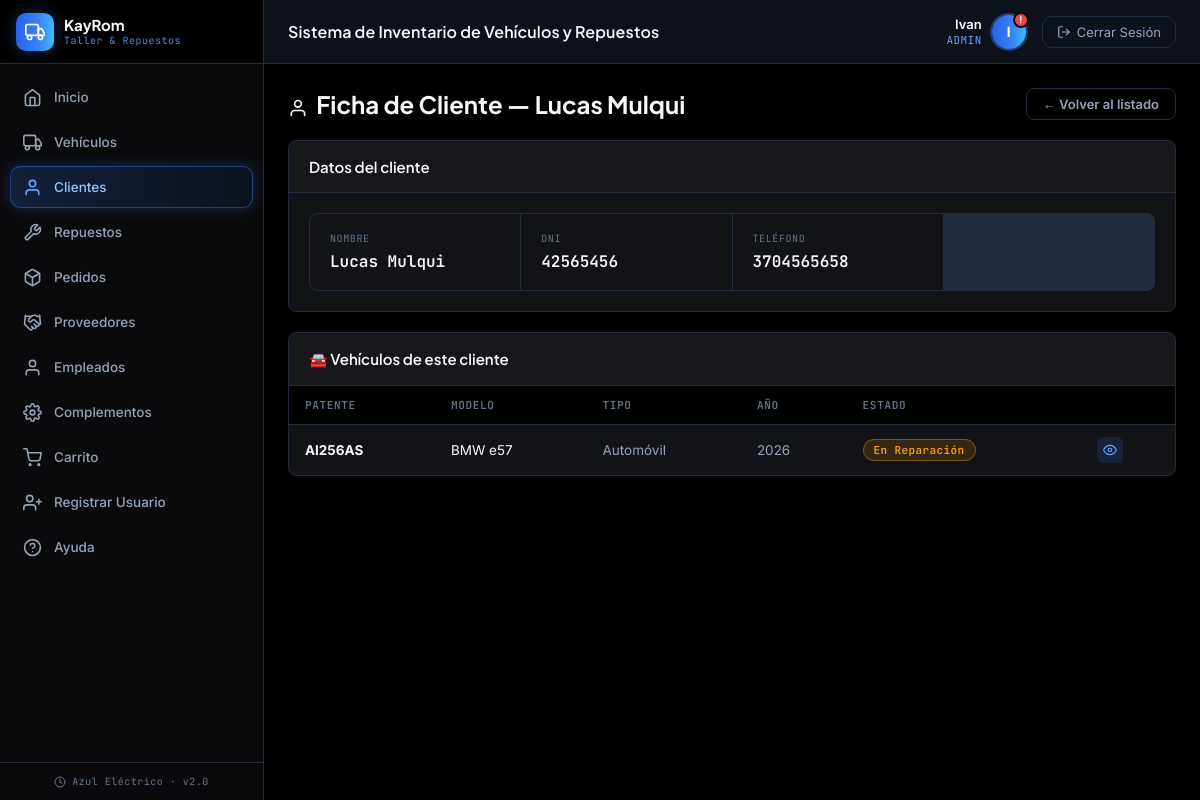
The page /index.php?page=clientes&action=verFicha&id=2 (signed in) on the database its author committed.
### tables this page shows
CREATE TABLE `cliente` (
  `id` int NOT NULL AUTO_INCREMENT,
  `nombre` varchar(60) NOT NULL,
  `apellido` varchar(60) NOT NULL,
  `dni` varchar(20) NOT NULL,
  `telefono` varchar(30) DEFAULT NULL,
  PRIMARY KEY (`id`),
  UNIQUE KEY `uq_cliente_dni` (`dni`)
);

CREATE TABLE `vehiculo` (
  `id` int NOT NULL AUTO_INCREMENT,
  `cantidad_vehiculo` int DEFAULT '0',
  `patente` varchar(20) DEFAULT NULL,
  `numero_chasis` varchar(20) DEFAULT NULL,
  `numero_motor` varchar(30) DEFAULT NULL,
  `fecha_ingreso` datetime DEFAULT NULL,
  `compatibilidad_repuestos_id` int DEFAULT '0',
  `tipo_vehiculo_id` int DEFAULT NULL,
  `modelo_vehiculo_id` int DEFAULT NULL,
  `estado_taller` varchar(30) NOT NULL DEFAULT 'En Diagnóstico',
  `kilometraje` int NOT NULL DEFAULT '0',
  `anio` int DEFAULT NULL,
  `cliente_id` int DEFAULT NULL,
  PRIMARY KEY (`id`),
  KEY `tipo_vehiculo_id` (`tipo_vehiculo_id`),
  KEY `modelo_vehiculo_id` (`modelo_vehiculo_id`),
  KEY `fk_vehiculo_cliente` (`cliente_id`),
  CONSTRAINT `fk_vehiculo_cliente` FOREIGN KEY (`cliente_id`) REFERENCES `cliente` (`id`) ON DELETE SET NULL,
  CONSTRAINT `vehiculo_ibfk_1` FOREIGN KEY (`tipo_vehiculo_id`) REFERENCES `tipo_vehiculo` (`id`),
  CONSTRAINT `vehiculo_ibfk_2` FOREIGN KEY (`modelo_vehiculo_id`) REFERENCES `modelo_vehiculo` (`id`)
);

CREATE TABLE `modelo_vehiculo` (
  `id` int NOT NULL AUTO_INCREMENT,
  `modelo_vehiculo` varchar(45) NOT NULL,
  `anio_vehiculo` int DEFAULT NULL,
  PRIMARY KEY (`id`)
);

CREATE TABLE `tipo_vehiculo` (
  `id` int NOT NULL AUTO_INCREMENT,
  `tipo_vehiculo` varchar(100) NOT NULL,
  PRIMARY KEY (`id`)
);

### backend/clientes/controllers/ClienteController.php (called while the page is built, shortened)
<?php
class ClienteController {
    private $model;
    public function __construct() {
        $this->model = new ClienteModel();
    }
    public function verFicha() {
        $id = (int)($_GET['id'] ?? 0);
        $data = [
            'cliente'    => $this->model->getById($id),
            'vehiculos'  => $this->model->getVehiculos($id),
            'activePage' => 'clientes'
        ];
        require_once 'backend/clientes/views/cliente_ficha.php';
    }
}

### config/base_datos.php (called while the page is built, shortened)
<?php
class Database {
    private static $instance = null;
    public $conexion;
    private function __construct() {
        $this->conexion = new mysqli("localhost", "root", "Migue123456", "soft_kayrom");
        $this->conexion->set_charset("utf8");
    }
    public static function getInstance() {
        if (self::$instance === null) {
            self::$instance = new Database();
        }
        return self::$instance;
    }
    public function getConexion() {
        return $this->conexion;
    }
}

### backend/clientes/models/ClienteModel.php (called while the page is built, shortened)
<?php
class ClienteModel {
    private $db;
    public function __construct() {
        $this->db = Database::getInstance()->getConexion();
    }
    public function getById($id) {
        $id = (int)$id;
        $stmt = $this->db->prepare("SELECT * FROM cliente WHERE id = ?");
        $stmt->bind_param('i', $id);
        $stmt->execute();
        return $stmt->get_result()->fetch_assoc();
    }
    public function getVehiculos($clienteId) {
        $clienteId = (int)$clienteId;
        $sql = "SELECT v.*, mv.modelo_vehiculo, tv.tipo_vehiculo
                FROM vehiculo v
                LEFT JOIN modelo_vehiculo mv ON v.modelo_vehiculo_id = mv.id
                LEFT JOIN tipo_vehiculo tv ON v.tipo_vehiculo_id = tv.id
                WHERE v.cliente_id = $clienteId
                ORDER BY v.id DESC";
        $result = $this->db->query($sql);
        return $result ? $result->fetch_all(MYSQLI_ASSOC) : [];
    }
}

### backend/clientes/views/cliente_ficha.php (the view)
<?php
require_once 'compartidoCREO/views/encabezado.php';
$c = $data['cliente'];
?>
<div class="page-header">
    <h1><svg width="20" height="20" viewBox="0 0 24 24" fill="none" stroke="currentColor" stroke-width="2" stroke-linecap="round" stroke-linejoin="round" style="vertical-align:-4px;margin-right:4px;"><path d="M20 21v-2a4 4 0 0 0-4-4H8a4 4 0 0 0-4 4v2"/><circle cx="12" cy="7" r="4"/></svg> Ficha de Cliente — <?= htmlspecialchars(($c['nombre'] ?? '') . ' ' . ($c['apellido'] ?? '')) ?></h1>
    <a href="index.php?page=clientes" class="btn btn-ghost">&larr; Volver al listado</a>
</div>
<?php if (!$c): ?>
    <div class="panel"><div class="panel-body" style="padding:30px;text-align:center;color:var(--text-muted);">Cliente no encontrado.</div></div>
<?php else: ?>
<div class="panel" style="margin-bottom:20px;">
    <div class="panel-header"><div class="panel-title">Datos del cliente</div></div>
    <div class="panel-body" style="padding:20px;">
        <div class="spec-grid">
            <div class="spec-item"><div class="spec-label">Nombre</div><div class="spec-value"><?= htmlspecialchars($c['nombre'] . ' ' . $c['apellido']) ?></div></div>
            <div class="spec-item"><div class="spec-label">DNI</div><div class="spec-value"><?= htmlspecialchars($c['dni']) ?></div></div>
            <div class="spec-item"><div class="spec-label">Teléfono</div><div class="spec-value"><?= htmlspecialchars($c['telefono'] ?: '—') ?></div></div>
        </div>
    </div>
</div>
<div class="panel">
    <div class="panel-header"><div class="panel-title">🚘 Vehículos de este cliente</div></div>
    <div class="panel-body">
        <?php if (empty($data['vehiculos'])): ?>
            <div style="padding:30px;text-align:center;color:var(--text-muted);">Todavía no tiene vehículos cargados.</div>
        <?php else: ?>
            <table>
                <thead><tr><th>Patente</th><th>Modelo</th><th>Tipo</th><th>Año</th><th>Estado</th><th></th></tr></thead>
                <tbody>
                <?php foreach ($data['vehiculos'] as $v): ?>
                    <tr>
                        <td><strong><?= htmlspecialchars($v['patente']) ?></strong></td>
                        <td><?= htmlspecialchars($v['modelo_vehiculo'] ?? '-') ?></td>
                        <td style="color:var(--text-muted);"><?= htmlspecialchars($v['tipo_vehiculo'] ?? '-') ?></td>
                        <td style="color:var(--text-muted);"><?= $v['anio'] ?? '-' ?></td>
                        <td><span class="badge-status reparacion"><?= htmlspecialchars($v['estado_taller'] ?? '-') ?></span></td>
                        <td><a href="index.php?page=vehiculos&action=verFicha&id=<?= $v['id'] ?>" class="action-edit" style="text-decoration:none;width:26px;height:26px;border-radius:6px;display:inline-flex;align-items:center;justify-content:center;">
                            <svg width="14" height="14" viewBox="0 0 24 24" fill="none" stroke="currentColor" stroke-width="2" stroke-linecap="round" stroke-linejoin="round"><path d="M1 12s4-8 11-8 11 8 11 8-4 8-11 8-11-8-11-8z"/><circle cx="12" cy="12" r="3"/></svg>
                        </a></td>
                    </tr>
                <?php endforeach; ?>
                </tbody>
            </table>
        <?php endif; ?>
    </div>
</div>
<?php endif; ?>
<?php require_once 'compartidoCREO/views/pie_pagina.php'; ?>

### public/css/style.css (style rules this page uses)
:root { --bg-dark: #000000; --bg-panel: #0A0A0C; --bg-card: #121316; --bg-hover: #1B1D22; --sidebar-w: 264px; --accent-blue: #3B82F6; --accent-green: #10B981; --accent-orange:#F59E0B; --accent-red: #EF4444; --accent-blue-bright: #60A5FA; --accent-indigo: #6366F1; --gradient-primary: linear-gradient(90deg, #2563EB 0%, #3B82F6 60%, #38BDF8 100%); --text-primary: #F8FAFC; --text-muted: #94A3B8; --text-dim: #64748B; --border: #232B3E; --radius: 8px; --transition: 0.18s ease; --font-display: 'Plus Jakarta Sans', sans-serif; --font-body: 'Inter', sans-serif; --font-mono: 'JetBrains Mono', monospace; }
*, *::before, *::after { margin: 0; padding: 0; box-sizing: border-box; }
body { font-family: var(--font-body); background: var(--bg-dark); color: var(--text-primary); display: flex; min-height: 100vh; overflow-x: hidden; }
.panel { background: var(--bg-card); border: 1px solid var(--border); border-radius: var(--radius); overflow: hidden; box-shadow: 0 1px 3px rgba(0,0,0,0.35); }
.panel-header { padding: 16px 20px; border-bottom: 1px solid var(--border); display: flex; align-items: center; justify-content: space-between; background: rgba(255,255,255,0.015); }
.panel-title { font-family: var(--font-display); font-size: 15px; font-weight: 600; display: flex; align-items: center; gap: 8px; color: var(--text-primary); }
.panel-body { padding: 0; overflow-x: auto; }
table { width: 100%; border-collapse: collapse; font-size: 13.5px; }
thead th { padding: 12px 16px; text-align: left; color: var(--text-dim); font-weight: 600; font-size: 11px; letter-spacing: 0.06em; text-transform: uppercase; background: var(--bg-dark); font-family: var(--font-mono); border-bottom: 1px solid var(--border); }
tbody td { padding: 12px 16px; border-bottom: 1px solid rgba(35,43,62,0.6); color: var(--text-primary); }
tbody tr:last-child td { border-bottom: none; }
.badge-status { padding: 3px 10px; border-radius: 20px; font-size: 11px; font-weight: 600; letter-spacing: 0.4px; display: inline-block; font-family: var(--font-mono); }
.badge-status.reparacion { background: rgba(245,158,11,0.15); color: #F59E0B; border: 1px solid rgba(245,158,11,0.35); }
.btn { display: inline-flex; align-items: center; gap: 6px; padding: 7px 16px; border-radius: 8px; border: none; cursor: pointer; font-family: var(--font-body); font-size: 13px; font-weight: 600; text-decoration: none; transition: all var(--transition); }
.btn-ghost { background: transparent; border: 1px solid var(--border); color: var(--text-muted); }
.page-header { display: flex; align-items: center; justify-content: space-between; margin-bottom: 20px; }
.page-header h1 { font-family: var(--font-display); font-size: 24px; font-weight: 700; color: var(--text-primary); }
.action-edit { background: rgba(59,130,246,0.15); color: var(--accent-blue-bright); }
.stat-card, .panel, .btn, .nav-icon-btn, .action-icons a, .module-chip, .filter-group select, .quick-modal-box { transition: transform 0.15s ease, box-shadow 0.15s ease, border-color 0.15s ease, background 0.15s ease, color 0.15s ease; }
tbody tr { transition: background 0.12s ease, box-shadow 0.12s ease; }
.spec-grid { display: grid; grid-template-columns: repeat(auto-fill, minmax(200px, 1fr)); gap: 1px; background: var(--border); border: 1px solid var(--border); border-radius: var(--radius); overflow: hidden; }
.spec-item { background: var(--bg-card); padding: 18px 20px; }
.spec-label { font-family: var(--font-mono); font-size: 10px; text-transform: uppercase; letter-spacing: .06em; color: var(--text-dim); margin-bottom: 6px; }
.spec-value { font-family: var(--font-mono); font-size: 16px; font-weight: 600; color: var(--text-primary); }

### rows shown on the page
cliente: nombre+apellido "Lucas Mulqui", dni "42565456", telefono "3704565658"
vehiculo: patente "AI256AS", modelo_vehiculo.modelo_vehiculo "BMW e57", tipo_vehiculo.tipo_vehiculo "Automóvil", anio "2026", estado_taller "En Reparación"

### other values the page prints
$nombreUsuario "Ivan"
$rolUsuario "ADMIN"
substr($nombreUsuario, 0, 1) "I"
